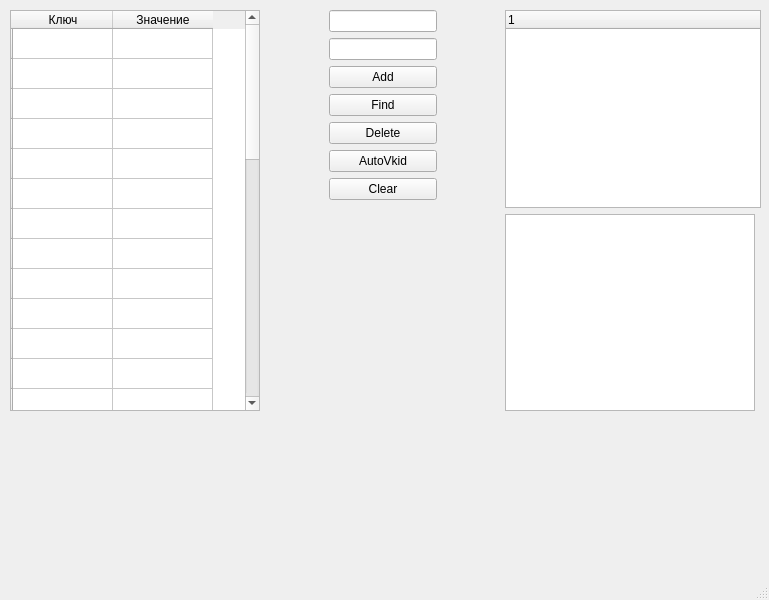
<?xml version="1.0" encoding="UTF-8"?>
<ui version="4.0">
 <class>MainWindow</class>
 <widget class="QMainWindow" name="MainWindow">
  <property name="geometry">
   <rect>
    <x>0</x>
    <y>0</y>
    <width>769</width>
    <height>600</height>
   </rect>
  </property>
  <property name="windowTitle">
   <string>MainWindow</string>
  </property>
  <widget class="QWidget" name="centralwidget">
   <widget class="QWidget" name="gridLayoutWidget">
    <property name="geometry">
     <rect>
      <x>10</x>
      <y>10</y>
      <width>751</width>
      <height>401</height>
     </rect>
    </property>
    <layout class="QGridLayout" name="gridLayout">
     <item row="1" column="4">
      <widget class="QPlainTextEdit" name="plainTextEdit">
       <property name="maximumSize">
        <size>
         <width>250</width>
         <height>16777215</height>
        </size>
       </property>
      </widget>
     </item>
     <item row="0" column="1">
      <spacer name="horizontalSpacer">
       <property name="orientation">
        <enum>Qt::Horizontal</enum>
       </property>
       <property name="sizeHint" stdset="0">
        <size>
         <width>40</width>
         <height>20</height>
        </size>
       </property>
      </spacer>
     </item>
     <item row="0" column="3">
      <spacer name="horizontalSpacer_2">
       <property name="orientation">
        <enum>Qt::Horizontal</enum>
       </property>
       <property name="sizeHint" stdset="0">
        <size>
         <width>40</width>
         <height>20</height>
        </size>
       </property>
      </spacer>
     </item>
     <item row="0" column="2" rowspan="2">
      <layout class="QVBoxLayout" name="verticalLayout">
       <item>
        <widget class="QLineEdit" name="lineEdit"/>
       </item>
       <item>
        <widget class="QLineEdit" name="lineEdit_2"/>
       </item>
       <item>
        <widget class="QPushButton" name="pushButton">
         <property name="text">
          <string>Add</string>
         </property>
        </widget>
       </item>
       <item>
        <widget class="QPushButton" name="pushButton_2">
         <property name="text">
          <string>Find</string>
         </property>
        </widget>
       </item>
       <item>
        <widget class="QPushButton" name="pushButton_3">
         <property name="text">
          <string>Delete</string>
         </property>
        </widget>
       </item>
       <item>
        <widget class="QPushButton" name="pushButton_5">
         <property name="text">
          <string>AutoVkid</string>
         </property>
        </widget>
       </item>
       <item>
        <widget class="QPushButton" name="pushButton_6">
         <property name="text">
          <string>Clear</string>
         </property>
        </widget>
       </item>
       <item>
        <spacer name="verticalSpacer">
         <property name="orientation">
          <enum>Qt::Vertical</enum>
         </property>
         <property name="sizeHint" stdset="0">
          <size>
           <width>20</width>
           <height>40</height>
          </size>
         </property>
        </spacer>
       </item>
      </layout>
     </item>
     <item row="0" column="0" rowspan="2">
      <widget class="QTableWidget" name="tableWidget">
       <property name="minimumSize">
        <size>
         <width>200</width>
         <height>0</height>
        </size>
       </property>
       <property name="maximumSize">
        <size>
         <width>250</width>
         <height>16777215</height>
        </size>
       </property>
       <row>
        <property name="text">
         <string/>
        </property>
       </row>
       <row>
        <property name="text">
         <string/>
        </property>
       </row>
       <row>
        <property name="text">
         <string/>
        </property>
       </row>
       <row>
        <property name="text">
         <string/>
        </property>
       </row>
       <row>
        <property name="text">
         <string/>
        </property>
       </row>
       <row>
        <property name="text">
         <string/>
        </property>
       </row>
       <row>
        <property name="text">
         <string/>
        </property>
       </row>
       <row>
        <property name="text">
         <string/>
        </property>
       </row>
       <row>
        <property name="text">
         <string/>
        </property>
       </row>
       <row>
        <property name="text">
         <string/>
        </property>
       </row>
       <row>
        <property name="text">
         <string/>
        </property>
       </row>
       <row>
        <property name="text">
         <string/>
        </property>
       </row>
       <row>
        <property name="text">
         <string/>
        </property>
       </row>
       <row>
        <property name="text">
         <string/>
        </property>
       </row>
       <row>
        <property name="text">
         <string/>
        </property>
       </row>
       <row>
        <property name="text">
         <string/>
        </property>
       </row>
       <row>
        <property name="text">
         <string/>
        </property>
       </row>
       <row>
        <property name="text">
         <string/>
        </property>
       </row>
       <row>
        <property name="text">
         <string/>
        </property>
       </row>
       <row>
        <property name="text">
         <string/>
        </property>
       </row>
       <row>
        <property name="text">
         <string/>
        </property>
       </row>
       <row>
        <property name="text">
         <string/>
        </property>
       </row>
       <row>
        <property name="text">
         <string/>
        </property>
       </row>
       <row>
        <property name="text">
         <string/>
        </property>
       </row>
       <row>
        <property name="text">
         <string/>
        </property>
       </row>
       <row>
        <property name="text">
         <string/>
        </property>
       </row>
       <row>
        <property name="text">
         <string/>
        </property>
       </row>
       <row>
        <property name="text">
         <string/>
        </property>
       </row>
       <row>
        <property name="text">
         <string/>
        </property>
       </row>
       <row>
        <property name="text">
         <string/>
        </property>
       </row>
       <row>
        <property name="text">
         <string/>
        </property>
       </row>
       <row>
        <property name="text">
         <string/>
        </property>
       </row>
       <row>
        <property name="text">
         <string/>
        </property>
       </row>
       <column>
        <property name="text">
         <string>Ключ</string>
        </property>
       </column>
       <column>
        <property name="text">
         <string>Значение</string>
        </property>
       </column>
      </widget>
     </item>
     <item row="0" column="4">
      <widget class="QTreeWidget" name="treeWidget">
       <column>
        <property name="text">
         <string notr="true">1</string>
        </property>
       </column>
      </widget>
     </item>
    </layout>
   </widget>
  </widget>
  <widget class="QMenuBar" name="menubar">
   <property name="geometry">
    <rect>
     <x>0</x>
     <y>0</y>
     <width>769</width>
     <height>22</height>
    </rect>
   </property>
  </widget>
  <widget class="QStatusBar" name="statusbar"/>
 </widget>
 <resources/>
 <connections/>
</ui>
